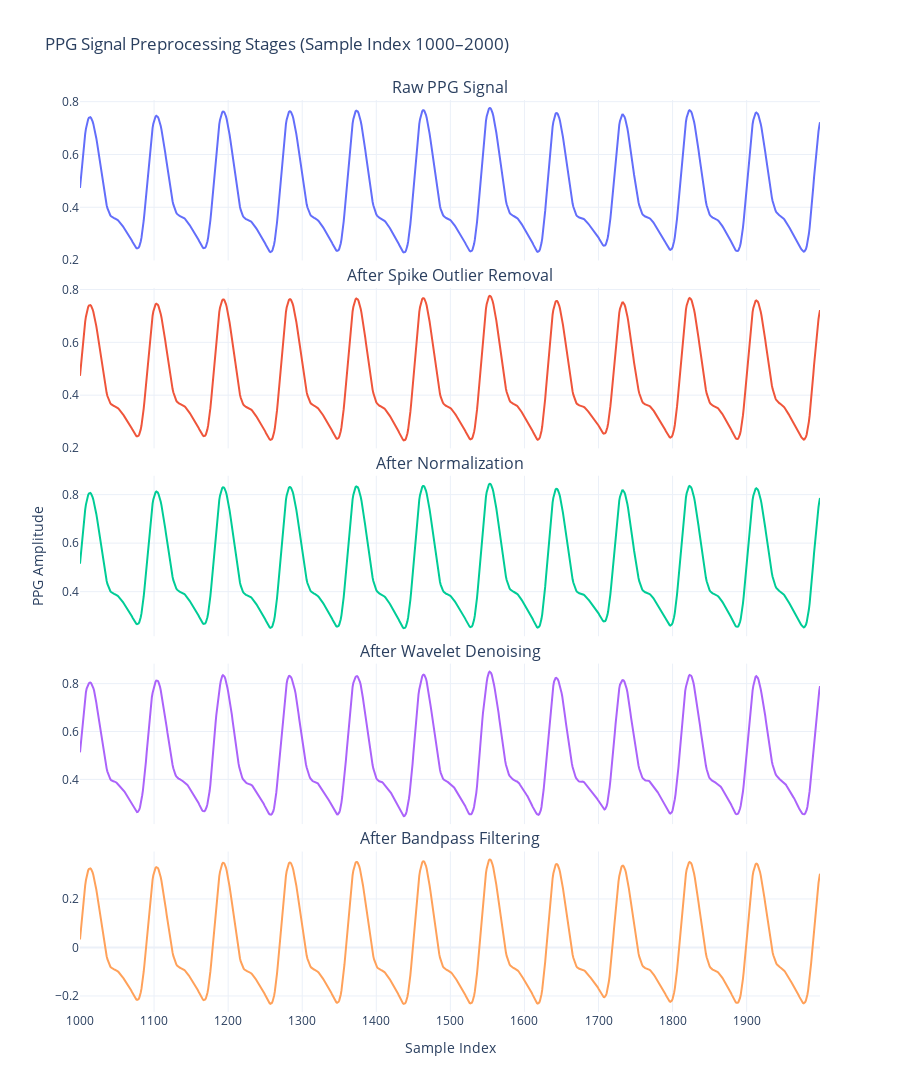

The code cell stored with this chart in its notebook:
### Code cell
import pandas as pd
import numpy as np
import plotly.graph_objects as go
from plotly.subplots import make_subplots
from scipy.signal import butter, filtfilt
import pywt
# ---- Load raw PPG ----
file_path = r"/home/avij/data/dataset/raw_data/patient_02.csv"
df = pd.read_csv(file_path)
ppg_raw = df['PPG'].dropna().values

# ---- Full Preprocessing Pipeline ----
ppg_cleaned = remove_spike_outliers(ppg_raw.copy())     # New step
ppg_norm = normalize_signal(ppg_cleaned)
ppg_denoised = wavelet_denoise(ppg_norm)
ppg_filtered = bandpass_filter(ppg_denoised)

# ---- Slice for comparison ----
start_idx = 1000
end_idx = 2000
x = np.arange(start_idx, end_idx)

raw_slice = ppg_raw[start_idx:end_idx]
cleaned_slice = ppg_cleaned[start_idx:end_idx]
norm_slice = ppg_norm[start_idx:end_idx]
denoise_slice = ppg_denoised[start_idx:end_idx]
filtered_slice = ppg_filtered[start_idx:end_idx]

# ---- Create 5 stacked plots ----
fig = make_subplots(rows=5, cols=1,
                    shared_xaxes=True,
                    vertical_spacing=0.03,
                    subplot_titles=(
                        "Raw PPG Signal",
                        "After Spike Outlier Removal",
                        "After Normalization",
                        "After Wavelet Denoising",
                        "After Bandpass Filtering"
                    ))

fig.add_trace(go.Scatter(x=x, y=raw_slice, mode='lines', name='Raw'), row=1, col=1)
fig.add_trace(go.Scatter(x=x, y=cleaned_slice, mode='lines', name='Cleaned'), row=2, col=1)
fig.add_trace(go.Scatter(x=x, y=norm_slice, mode='lines', name='Normalized'), row=3, col=1)
fig.add_trace(go.Scatter(x=x, y=denoise_slice, mode='lines', name='Denoised'), row=4, col=1)
fig.add_trace(go.Scatter(x=x, y=filtered_slice, mode='lines', name='Filtered'), row=5, col=1)

# ---- Layout ----
fig.update_layout(
    height=1300,
    width=900,
    title="PPG Signal Preprocessing Stages (Sample Index 1000–2000)",
    template="plotly_white",
    showlegend=False
)

fig.update_xaxes(title_text="Sample Index", row=5, col=1)
fig.update_yaxes(title_text="PPG Amplitude", row=3, col=1)

fig.show()

### Figure 1 — Plotly figure (JSON) as saved in the notebook; plotly's stock layout.template omitted (floating-point values rounded to 4 significant figures; data arrays with more than 128 entries replaced by an {"elided": "..."} marker saying what was removed)
{"data": [{"mode": "lines", "name": "Raw", "type": "scatter", "x": {"elided": "1000 int values"}, "xaxis": "x", "y": {"elided": "1000 float values"}, "yaxis": "y"}, {"mode": "lines", "name": "Cleaned", "type": "scatter", "x": {"elided": "1000 int values"}, "xaxis": "x2", "y": {"elided": "1000 float values"}, "yaxis": "y2"}, {"mode": "lines", "name": "Normalized", "type": "scatter", "x": {"elided": "1000 int values"}, "xaxis": "x3", "y": {"elided": "1000 float values"}, "yaxis": "y3"}, {"mode": "lines", "name": "Denoised", "type": "scatter", "x": {"elided": "1000 int values"}, "xaxis": "x4", "y": {"elided": "1000 float values"}, "yaxis": "y4"}, {"mode": "lines", "name": "Filtered", "type": "scatter", "x": {"elided": "1000 int values"}, "xaxis": "x5", "y": {"elided": "1000 float values"}, "yaxis": "y5"}], "layout": {"annotations": [{"font": {"size": 16}, "showarrow": false, "text": "Raw PPG Signal", "x": 0.5, "xanchor": "center", "xref": "paper", "y": 1, "yanchor": "bottom", "yref": "paper"}, {"font": {"size": 16}, "showarrow": false, "text": "After Spike Outlier Removal", "x": 0.5, "xanchor": "center", "xref": "paper", "y": 0.794, "yanchor": "bottom", "yref": "paper"}, {"font": {"size": 16}, "showarrow": false, "text": "After Normalization", "x": 0.5, "xanchor": "center", "xref": "paper", "y": 0.588, "yanchor": "bottom", "yref": "paper"}, {"font": {"size": 16}, "showarrow": false, "text": "After Wavelet Denoising", "x": 0.5, "xanchor": "center", "xref": "paper", "y": 0.382, "yanchor": "bottom", "yref": "paper"}, {"font": {"size": 16}, "showarrow": false, "text": "After Bandpass Filtering", "x": 0.5, "xanchor": "center", "xref": "paper", "y": 0.176, "yanchor": "bottom", "yref": "paper"}], "height": 1300, "showlegend": false, "title": {"text": "PPG Signal Preprocessing Stages (Sample Index 1000–2000)"}, "width": 900, "xaxis": {"anchor": "y", "domain": [0, 1], "matches": "x5", "showticklabels": false}, "xaxis2": {"anchor": "y2", "domain": [0, 1], "matches": "x5", "showticklabels": false}, "xaxis3": {"anchor": "y3", "domain": [0, 1], "matches": "x5", "showticklabels": false}, "xaxis4": {"anchor": "y4", "domain": [0, 1], "matches": "x5", "showticklabels": false}, "xaxis5": {"anchor": "y5", "domain": [0, 1], "title": {"text": "Sample Index"}}, "yaxis": {"anchor": "x", "domain": [0.824, 1]}, "yaxis2": {"anchor": "x2", "domain": [0.618, 0.794]}, "yaxis3": {"anchor": "x3", "domain": [0.412, 0.588], "title": {"text": "PPG Amplitude"}}, "yaxis4": {"anchor": "x4", "domain": [0.206, 0.382]}, "yaxis5": {"anchor": "x5", "domain": [0, 0.176]}}}
